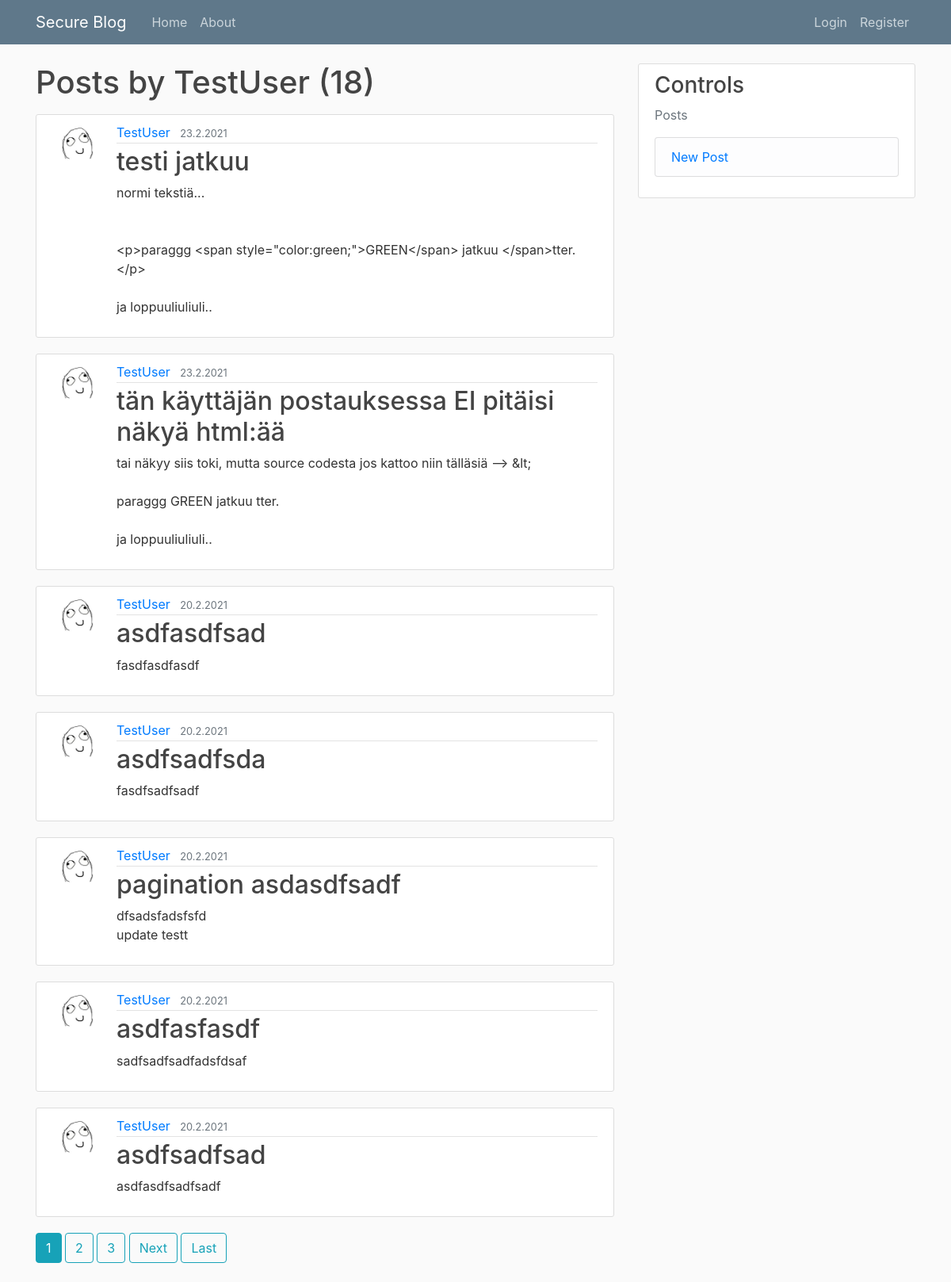
Page /user/TestUser on the earlier database version.
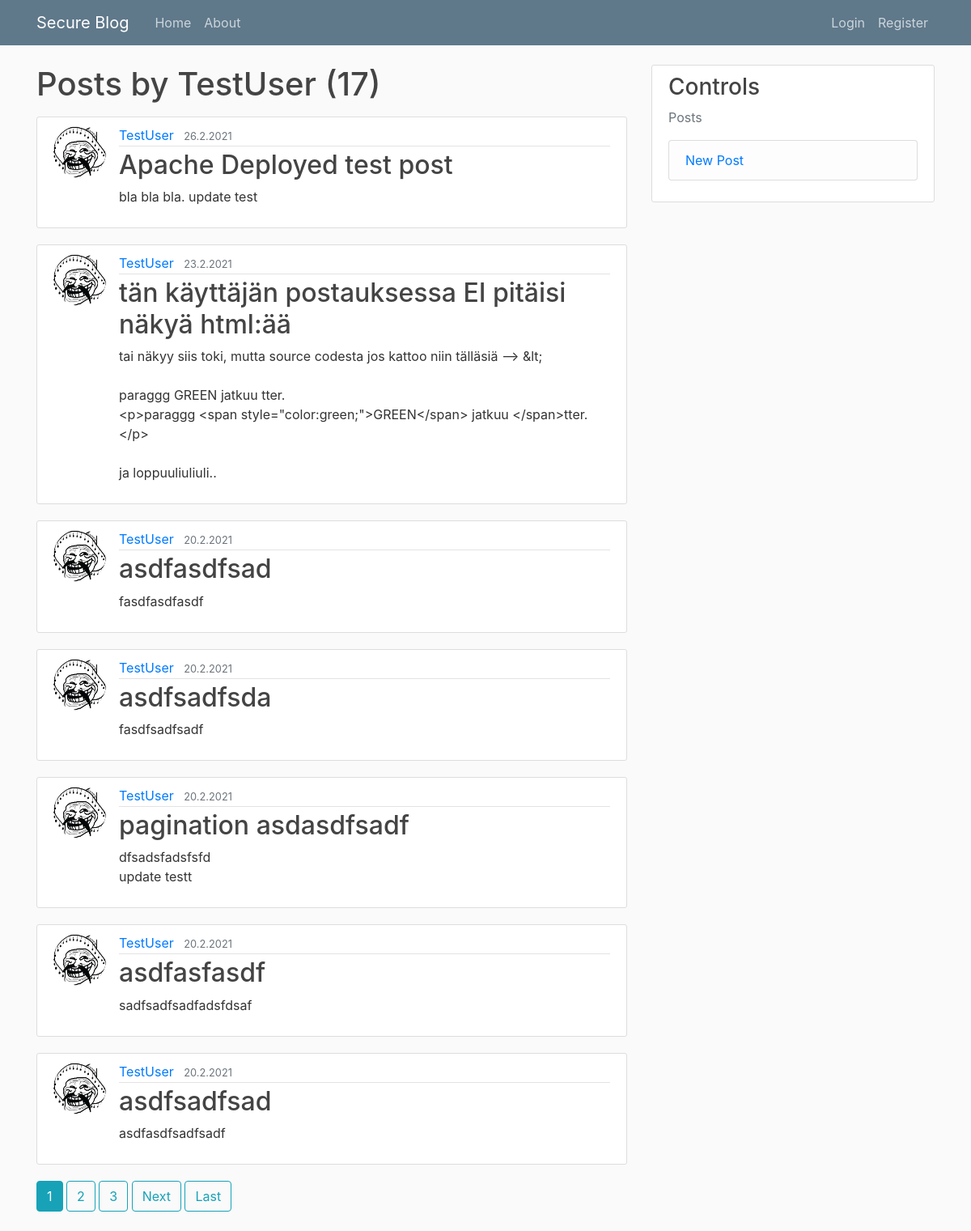
Same page on the later database version.
### blog/models.py (models this page shows, shortened)
class Post(models.Model):
	title = models.CharField(max_length=100)
	content = models.TextField()
	date_posted = models.DateTimeField(default=timezone.now)
	author = models.ForeignKey(User, on_delete=models.CASCADE)

### users/models.py (models this page shows, shortened)
class Profile(models.Model):
	user = models.OneToOneField(User, on_delete=models.CASCADE)
	image = models.ImageField(default='default.jpg', upload_to='profile_pics')

### blog/views.py (the view)
# urls.py: path('user/<str:username>', UserPostListView.as_view(), name='user-posts'),
class UserPostListView(ListView):
	model = Post
	template_name = 'blog/user_posts.html'
	context_object_name = 'posts'
	paginate_by = 7
	def get_queryset(self):
		user = get_object_or_404(User, username=self.kwargs.get('username'))
		return Post.objects.filter(author=user).order_by('-date_posted')

### blog/templates/blog/user_posts.html (shortened to what this page needs)
{% extends "blog/base.html" %}
{% block content %}
	<h1 class="mb-3">Posts by {{ view.kwargs.username }} ({{ page_obj.paginator.count }})</h1>
	{% for post in posts %}
		<article class="media content-section">
		  <img class="rounded-circle article-img" src="{{ post.author.profile.image.url }}">
		  <div class="media-body">
		    <div class="article-metadata">
		      <a class="mr-2" href="{% url 'user-posts' post.author.username %}">{{ post.author }}</a>
		      <small class="text-muted">{{ post.date_posted|date:"j.n.Y" }}</small>
		    </div>
		    <h2><a class="article-title" href="{% url 'post-detail' post.id %}">{{ post.title }}</a></h2>
		    <p class="article-content">{{ post.content }}</p>
		  </div>
		</article>
	{% endfor %}
	{% if is_paginated %}
		{% for num in page_obj.paginator.page_range %}
			{% if page_obj.number == num %}
				<a class="btn btn-info mb-4" href="?page={{ num }}">{{ num }}</a>
			{% elif num > page_obj.number|add:'-3' and num < page_obj.number|add:'3' %}
				<a class="btn btn-outline-info mb-4" href="?page={{ num }}">{{ num }}</a>
			{% endif %}
		{% endfor %}
		{% if page_obj.has_next %}
			<a class="btn btn-outline-info mb-4" href="?page={{ page_obj.next_page_number }}">Next</a>
			<a class="btn btn-outline-info mb-4" href="?page={{ page_obj.paginator.num_pages }}">Last</a>
		{% endif %}
	{% endif %}
{% endblock content %}

### blog/templates/blog/base.html (shortened to what this page needs)
{% load static %}
<!DOCTYPE html>
<html>
<head>
    <link rel="stylesheet" href="https://cdn.jsdelivr.net/npm/bootstrap@4.5.3/dist/css/bootstrap.min.css">
    <link rel="stylesheet" type="text/css" href="{% static 'blog/main.css' %}">
</head>
<body>
	<header class="site-header">
	  <nav class="navbar navbar-expand-md navbar-dark bg-steel fixed-top">
	    <div class="container">
	      <a class="navbar-brand mr-4" href="{% url 'blog-home' %}">Secure Blog</a>
	      <div class="collapse navbar-collapse" id="navbarToggle">
	        <div class="navbar-nav mr-auto">
	          <a class="nav-item nav-link" href="{% url 'blog-home' %}">Home</a>
	          <a class="nav-item nav-link" href="{% url 'blog-about' %}">About</a>
	        </div>
	        <div class="navbar-nav">
	          {% if user.is_authenticated %}
	          	<a class="nav-item nav-link" href="{% url 'profile' %}">Profile</a>
	          	<a class="nav-item nav-link" href="{% url 'logout' %}">Logout</a>
	          {% else %}
		        <a class="nav-item nav-link" href="{% url 'login' %}">Login</a>
		        <a class="nav-item nav-link" href="{% url 'register' %}">Register</a>
		      {% endif %}
	        </div>
	      </div>
	    </div>
	  </nav>
	</header>
	<main role="main" class="container">
	  <div class="row">
	    <div class="col-md-8">
	      {% block content %}{% endblock %}
	    </div>
	    <div class="col-md-4">
	      <div class="content-section">
	        <h3>Controls</h3>
	        <p class='text-muted'>Posts
	          <ul class="list-group">
	            <li class="list-group-item list-group-item-light">
	            	<a href="{% url 'post-create' %}">New Post</a>
	            </li>
	          </ul>
	        </p>
	      </div>
	    </div>
	  </div>
	</main>
</body>
</html>

### blog/static/blog/main.css (style rules this page uses)
body { background: #fafafa; color: #333333; margin-top: 5rem; }
h1, h2, h3, h4, h5, h6 { color: #444444; }
ul { margin: 0; }
.bg-steel { background-color: #5f788a; }
.site-header .navbar-nav .nav-link { color: #cbd5db; }
.content-section { background: #ffffff; padding: 10px 20px; border: 1px solid #dddddd; border-radius: 3px; margin-bottom: 20px; }
.article-title { color: #444444; }
.article-content { white-space: pre-line; }
.article-img { height: 65px; width: 65px; margin-right: 16px; }
.article-metadata { padding-bottom: 1px; margin-bottom: 4px; border-bottom: 1px solid #e3e3e3 }

Differences in the rows shown:
removed Post: author.profile.image (placeholder picture), author "TestUser", date_posted "23.2.2021", title "testi jatkuu", content "normi tekstiä... <p>paraggg <span style=\"color:green;\">GREEN</span> jatkuu </span>tter.</p> ja loppuuliuliuli.."
added Post: author.profile.image (picture), author "TestUser", date_posted "26.2.2021", title "Apache Deployed test post", content "bla bla bla. update test"
changed Post "tän käyttäjän postauksessa EI pitäisi näkyä html:ää": author.profile.image: picture added in place of a placeholder; content "tai näkyy siis toki, mutta source codesta jos kattoo niin tälläsiä --> &lt; paraggg GREEN jatkuu tter. ja loppuuliuliuli.." → "…paraggg GREEN jatkuu tter. <p>paraggg <span style=\"color:green;\">GREEN</span> jatkuu </span>tter.</p> ja loppuuliuliuli.."
changed through a linked row, Post "asdfasdfsad": author.profile.image: picture added in place of a placeholder
changed through a linked row, Post "asdfsadfsda": author.profile.image: picture added in place of a placeholder
changed through a linked row, Post "pagination asdasdfsadf": author.profile.image: picture added in place of a placeholder
changed through a linked row, Post "asdfasfasdf": author.profile.image: picture added in place of a placeholder
changed through a linked row, Post "asdfsadfsad": author.profile.image: picture added in place of a placeholder
Other differences:
{{ page_obj.paginator.count }}: "18" → "17"
